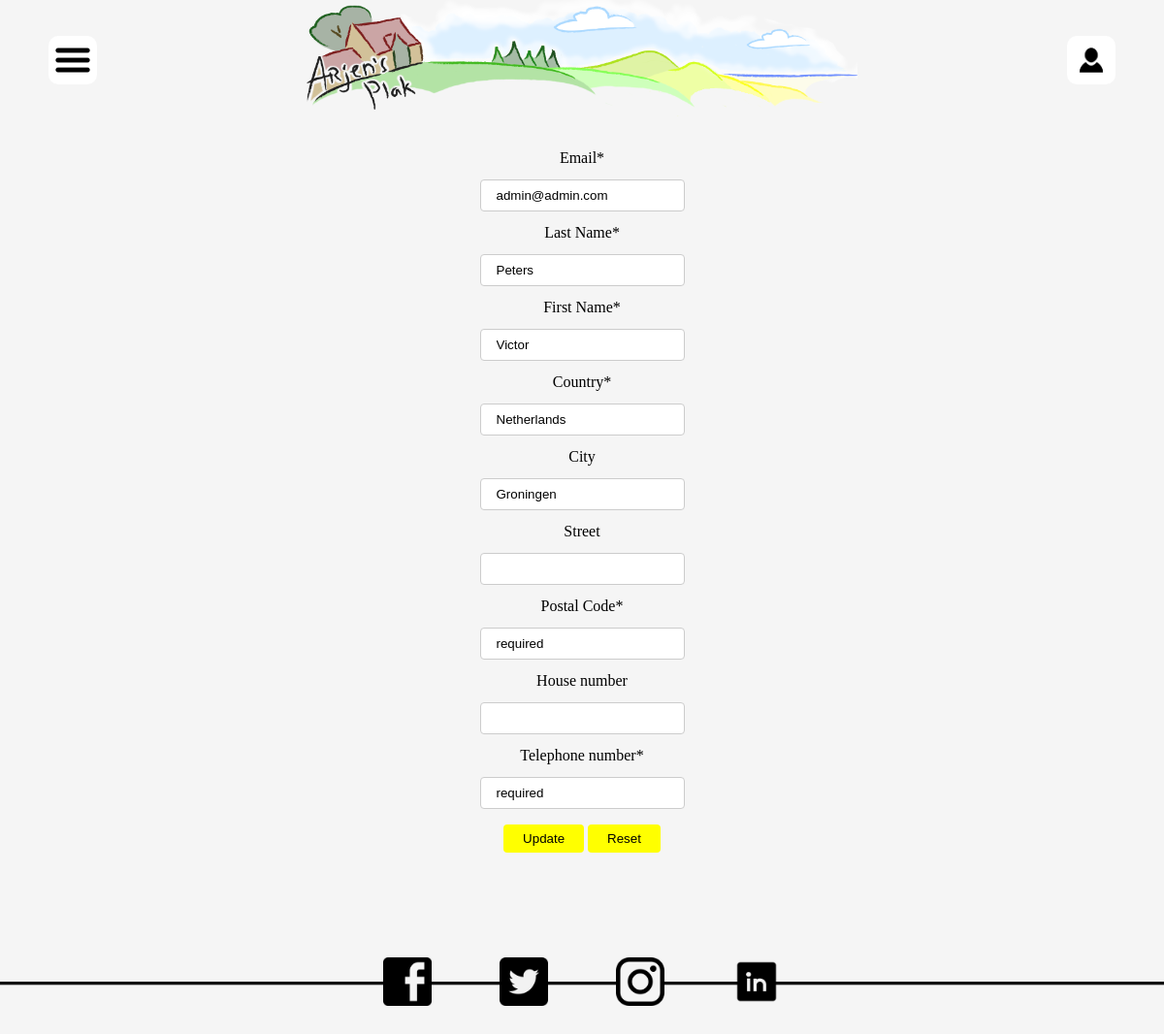
The app's page /register.php?mode=editinfo (signed in) with its own data.
### tables this page shows
CREATE TABLE IF NOT EXISTS `users`(
    `user_id`           INT UNIQUE NOT NULL AUTO_INCREMENT,
    `last_name`         VARCHAR(50) NOT NULL,
    `first_name`        VARCHAR(50) NOT NULL,
    `date_of_birth`     DATE NOT NULL,
    `country`           VARCHAR(50) NOT NULL,
    `city`              VARCHAR(50),
    `street`            VARCHAR(50),
    `postal_code`       VARCHAR(15) NOT NULL,
    `house_number`      INT,
    `telephone_number`  VARCHAR(15) NOT NULL,
    `email`             VARCHAR(255) UNIQUE NOT NULL,
    `password`          VARCHAR(255) NOT NULL,
    `authorisation`     BOOLEAN NOT NULL DEFAULT '0',       

    INDEX (`email`, `password`,`authorisation`),
    CONSTRAINT PK_user_id PRIMARY KEY (user_id)

);

### public_html/register.php (the view, shortened to what this page needs)
<!doctype html>
<html lang="en">
<head>
    <link rel='stylesheet' href='css/styles.css' type="text/css">
</head>
<body>
    <?php include 'php/header.php' ?>
    <div class='formulier'>
        <?php
        $submit = filter_input(INPUT_POST, 'submit');
        $mode = filter_input(INPUT_GET, 'mode');
        if ($mode == 'editinfo') {
            $config = parse_ini_file('../config.ini');
            $conn = new mysqli($config['db_host'], $config['db_user'], $config['db_pass']);
            $conn->select_db($config['db_name'])
            or die("Could not load database: " . $conn->errno);
            $sql = "SELECT `last_name`, `first_name`, `date_of_birth`, `country`, `city`, `street`, `postal_code`, `house_number`, `telephone_number`, `email` FROM `users` WHERE `user_id`='" . $_COOKIE['user_id'] . "' ;";
            if ($stmt = $conn->prepare($sql)) {
                $stmt->execute()
                    or die("could not send the data to the database: " . $conn->error);
                $stmt->bind_result($retrievedData['last_name'], $retrievedData['first_name'], $retrievedData['date_of_birth'], $retrievedData['country'], $retrievedData['city'], $retrievedData['street'], $retrievedData['postal_code'], $retrievedData['house_number'], $retrievedData['telephone_number'], $retrievedData['email']);
                $stmt->store_result();
                $stmt->fetch()
                    or die("Could not retrieve data Or the user does not exists");
                if ($stmt->num_rows == 1) {
                    echo "<form action = 'update_info.php' method='POST' >
                    <p><label for='email'>Email*</label></p>
                    <input type='email' id='email' name='email' value=" . $retrievedData['email'] . " required>
                    <p><label for='last_name'>Last Name*</label></p>
                    <input type='text' id='text' name='last_name' value=" . $retrievedData['last_name'] . " required>
                    <p><label for='first_name'>First Name*</label></p>
                    <input type='text' id='text' name='first_name' value=" . $retrievedData['first_name'] . " required><p><label for='country'>Country*</label></p>
                    <input type='text' id='country' name='country' value=" . $retrievedData['country'] . " required>
                    <p><label for='city'>City</label></p>
                    <input type='text' id='city' name='city' value=" . $retrievedData['city'] . ">
                    <p><label for='street'>Street</label></p>
                    <input type='text' id='street' name='street' value=" . $retrievedData['street'] . ">
                    <p><label for='postal_code'>Postal Code*</label></p>
                    <input type='text' id='postal_code' name='postal_code' value=" . $retrievedData['postal_code'] . " required>
                    <p><label for='house_number'>House number</label></p>
                    <input type='text' id='house_number' name='house_number' value=" . $retrievedData['house_number'] . ">
                    <p><label for='telephone_number'>Telephone number*</label></p>
                    <input type='text' id='telephone_number' name='telephone_number' value=" . $retrievedData['telephone_number'] . " required><br>
                    <input type='submit' name='update' value='Update'>
                    <input type='reset' name='reset' value='Reset'>
                    </form>";
                }
            } else {
                die("An error has occured: " . $conn->error);
            }
        } else if ($mode == 'changepass') {
            echo "<form action = 'update_info.php?mode=password' method='POST' >
            <p><label for='oldpassword'>Old Password*</label></p>
            <input type='password' id='oldpassword' name='oldpassword' required>
            <p><label for='newpassword'>New Password*</label></p>
            <input type='password' id='newpassword' name='newpassword' required>
            <p><label for='re_password'>Retype New Password*</label></p>
            <input type='password' id='re_password' name='re_password' required>
            <input type='submit' name='update' value='Update'>
            <input type='reset' name='reset' value='Reset'>
            </form>";
        } else if (isset($submit)) {
            $email = filter_input(INPUT_POST, 'email', FILTER_SANITIZE_EMAIL);
            $last_name = filter_input(INPUT_POST, 'last_name', FILTER_SANITIZE_STRING);
            $first_name = filter_input(INPUT_POST, 'first_name', FILTER_SANITIZE_STRING);
            $date_of_birth = filter_input(INPUT_POST, 'date_of_birth');
            $interval = date_diff(date_create($date_of_birth), date_create(date("Y-m-d")));
            $check = $interval->format('%y');
            $check = (int)$check;
            if ($check <= 18){
                echo "You must be at least 18 years old or older!";
                header("refresh:3;url=register.php?");
                die();
            }
            $country = filter_input(INPUT_POST, 'country', FILTER_SANITIZE_STRING);
            $city = filter_input(INPUT_POST, 'city', FILTER_SANITIZE_STRING);
            $street = filter_input(INPUT_POST, 'street', FILTER_SANITIZE_STRING);
            $postal_code = filter_input(INPUT_POST, 'postal_code', FILTER_SANITIZE_STRING);
            $house_number = filter_input(INPUT_POST, 'house_number', FILTER_SANITIZE_NUMBER_INT);
            $telephone_number = filter_input(INPUT_POST, 'telephone_number', FILTER_SANITIZE_SPECIAL_CHARS);
            $password = password_hash($password, PASSWORD_BCRYPT);
            if (!empty($email) && !empty($password) && !empty($last_name) && !empty($first_name) && !empty($date_of_birth) && !empty($country) && !empty($postal_code) && !empty($telephone_number)) {
                if (empty($city))
                {
                    $city=" ";
                }
                if (empty($street))
                {
                    $street=" ";
                }
                if (empty($house_number))
                {
                    $house_number=" ";
                }
                $config = parse_ini_file('../config.ini');
                $conn = new mysqli($config['db_host'], $config['db_user'], $config['db_pass']);
                if ($conn->connect_error) {
                    die("Conection failed: " . $conn->connect_errno);
                }
                $conn->select_db($config['db_name'])
                    or die("Could not load database: " . $conn->errno);
                $sql = "INSERT INTO `users` (last_name, first_name, date_of_birth, country, city, street, postal_code, house_number, telephone_number, email, password) values ('".$last_name."', '".$first_name."', '".$date_of_birth."', '".$country."', '".$city."', '".$street."', '".$postal_code."', '".$house_number."', '".$telephone_number."', '".$email."', '".$password."') ;";
                if ($stmt = $conn->prepare($sql))
                {
                    $stmt->execute()
                        or die("could not finish the registration process: " . $conn->error);
                    echo "Successfully Updated!";
                    $_SESSION['loggedin'] = TRUE;
                    $_SESSION['email'] = $email;
                    $_SESSION['authorisation'] = 0;
                    $stmt->close();
                    $sql = "SELECT `user_id` FROM `users` where email = '".$email."' ;";
                    if ($stmt = $conn->prepare($sql)){
                        $stmt->execute()
                            or die ("Could not execute query: ".$conn->error);
                        $stmt->bind_result($user_id);
                        $stmt->store_result();
                        $stmt->fetch();
                    }
                    else {
                        die ("could not prepare statemtent: ".$conn->error);
                    }
                    $_SESSION['user_id'] = $user_id;
                    $stmt->close();
                    $conn->close();
                    if ($mode == 'redirect'){
                        header("refresh:1;url=registration_confirmation.php");
                            die();
                    }
                    else {
                    header("refresh:1;url=myaccount.php");
                            die();
                    }
                }
                else {
                    die ("An error has occured: ".$conn->error);
                }
            } else {
                echo "Please fill in all the required parameters!";
                header("refresh:3;url=register.php?mode=editinfo");
                die();
            }
        }
        ?>
    </div>
    <?php include 'php/footer.php' ?>
</body>
</html>

### public_html/css/styles.css (style rules this page uses)
* { margin: 0px; padding: 0px; }
body { background-color: #f5f5f5; display: flex; flex-direction: column; justify-content: center; }
.formulier { display: flex; flex-direction: column; justify-content: center; padding: 25px; text-align: center; }
.formulier p { margin: 5px; }
input[type=text], input[type=email], input[type=password], select { padding: 8px 16px; margin: 8px 0; display: inline-block; border: 1px solid #ccc; border-radius: 4px; box-sizing: border-box; }
input[type=submit], input[type=reset] { background-color: yellow; color: black; padding: 7px 20px; margin: 8px 0; border: none; border-radius: 4px; cursor: pointer; }

### records on screen
users: email "admin@admin.com", last_name "Peters", first_name "Victor", country "Netherlands", city "Groningen"
